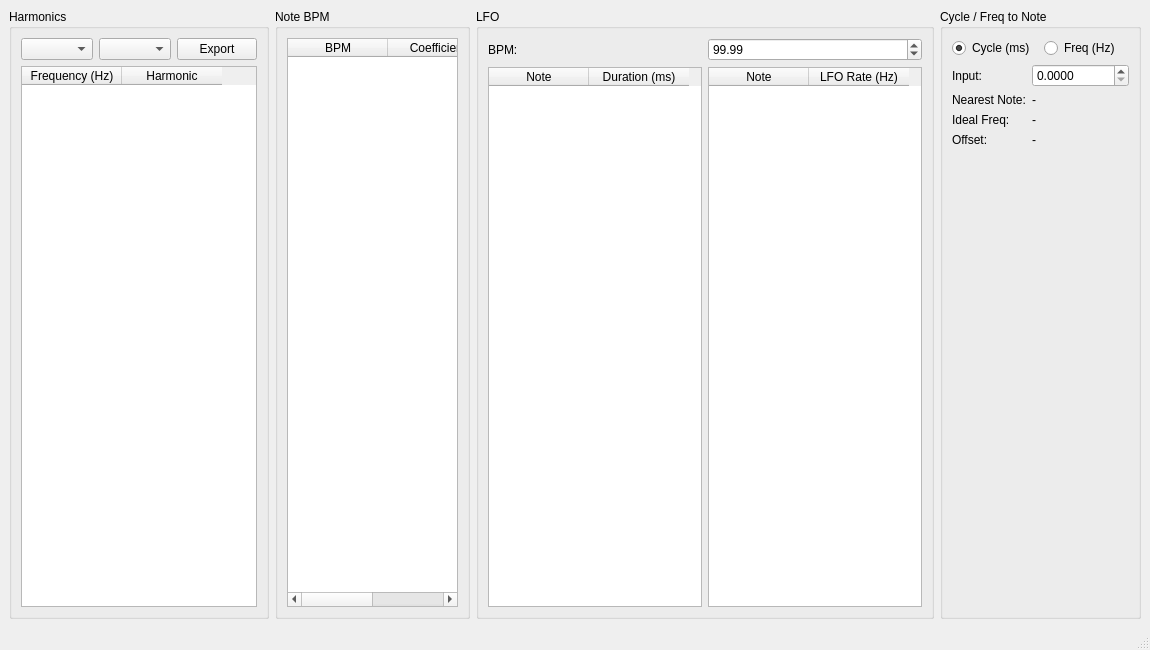
<?xml version="1.0" encoding="UTF-8"?>
<ui version="4.0">
 <class>MainWindow</class>
 <widget class="QMainWindow" name="MainWindow">
  <property name="geometry">
   <rect>
    <x>0</x>
    <y>0</y>
    <width>1150</width>
    <height>650</height>
   </rect>
  </property>
  <property name="windowTitle">
   <string>CalcFreq</string>
  </property>
  <widget class="QWidget" name="centralWidget">
   <layout class="QHBoxLayout" name="horizontalLayout">
    <item>
     <widget class="QGroupBox" name="groupHarmonics">
      <property name="title">
       <string>Harmonics</string>
      </property>
      <layout class="QVBoxLayout" name="layoutH">
       <item>
        <layout class="QHBoxLayout" name="layoutHControls">
         <item>
          <widget class="QComboBox" name="comboNote"/>
         </item>
         <item>
          <widget class="QComboBox" name="comboOctaveMode"/>
         </item>
         <item>
          <widget class="QPushButton" name="btnExport">
           <property name="text">
            <string>Export</string>
           </property>
          </widget>
         </item>
        </layout>
       </item>
       <item>
        <widget class="QTableWidget" name="tableHarmonics">
         <column>
          <property name="text">
           <string>Frequency (Hz)</string>
          </property>
         </column>
         <column>
          <property name="text">
           <string>Harmonic</string>
          </property>
         </column>
        </widget>
       </item>
      </layout>
     </widget>
    </item>
    <item>
     <widget class="QGroupBox" name="groupNoteBpm">
      <property name="title">
       <string>Note BPM</string>
      </property>
      <layout class="QVBoxLayout" name="layoutBpm">
       <item>
        <widget class="QTableWidget" name="tableNoteToBpm">
         <column>
          <property name="text">
           <string>BPM</string>
          </property>
         </column>
         <column>
          <property name="text">
           <string>Coefficient</string>
          </property>
         </column>
        </widget>
       </item>
      </layout>
     </widget>
    </item>
    <item>
     <widget class="QGroupBox" name="groupTempo">
      <property name="title">
       <string>LFO</string>
      </property>
      <layout class="QVBoxLayout" name="layoutT">
       <item>
        <layout class="QHBoxLayout" name="layoutBpmInput">
         <item>
          <widget class="QLabel" name="lblBpm">
           <property name="text">
            <string>BPM:</string>
           </property>
          </widget>
         </item>
         <item>
          <widget class="QDoubleSpinBox" name="spinBpm">
           <property name="maximum">
            <double>499.990000000000009</double>
           </property>
           <property name="value">
            <double>99.989999999999995</double>
           </property>
          </widget>
         </item>
        </layout>
       </item>
       <item>
        <layout class="QHBoxLayout" name="layoutTTables">
         <item>
          <widget class="QTableWidget" name="tableTempo">
           <column>
            <property name="text">
             <string>Note</string>
            </property>
           </column>
           <column>
            <property name="text">
             <string>Duration (ms)</string>
            </property>
           </column>
          </widget>
         </item>
         <item>
          <widget class="QTableWidget" name="tableLfo">
           <column>
            <property name="text">
             <string>Note</string>
            </property>
           </column>
           <column>
            <property name="text">
             <string>LFO Rate (Hz)</string>
            </property>
           </column>
          </widget>
         </item>
        </layout>
       </item>
      </layout>
     </widget>
    </item>
    <item>
     <widget class="QGroupBox" name="groupCycleTuner">
      <property name="title">
       <string>Cycle / Freq to Note</string>
      </property>
      <layout class="QFormLayout" name="formCycle">
       <item row="0" column="0" colspan="2">
        <layout class="QHBoxLayout" name="layoutRadio">
         <item>
          <widget class="QRadioButton" name="radioMs">
           <property name="text">
            <string>Cycle (ms)</string>
           </property>
           <property name="checked">
            <bool>true</bool>
           </property>
          </widget>
         </item>
         <item>
          <widget class="QRadioButton" name="radioHz">
           <property name="text">
            <string>Freq (Hz)</string>
           </property>
          </widget>
         </item>
        </layout>
       </item>
       <item row="1" column="0">
        <widget class="QLabel" name="lblIn">
         <property name="text">
          <string>Input:</string>
         </property>
        </widget>
       </item>
       <item row="1" column="1">
        <widget class="QDoubleSpinBox" name="spinCycleVal">
         <property name="decimals">
          <number>4</number>
         </property>
         <property name="maximum">
          <double>100000.000000000000000</double>
         </property>
         <property name="value">
          <double>0.000000000000000</double>
         </property>
        </widget>
       </item>
       <item row="2" column="0">
        <widget class="QLabel" name="lblResNoteTag">
         <property name="text">
          <string>Nearest Note:</string>
         </property>
        </widget>
       </item>
       <item row="2" column="1">
        <widget class="QLabel" name="lblResNote">
         <property name="text">
          <string>-</string>
         </property>
        </widget>
       </item>
       <item row="3" column="0">
        <widget class="QLabel" name="lblResFreqTag">
         <property name="text">
          <string>Ideal Freq:</string>
         </property>
        </widget>
       </item>
       <item row="3" column="1">
        <widget class="QLabel" name="lblResFreq">
         <property name="text">
          <string>-</string>
         </property>
        </widget>
       </item>
       <item row="4" column="0">
        <widget class="QLabel" name="lblResCentsTag">
         <property name="text">
          <string>Offset:</string>
         </property>
        </widget>
       </item>
       <item row="4" column="1">
        <widget class="QLabel" name="lblResCents">
         <property name="text">
          <string>-</string>
         </property>
        </widget>
       </item>
      </layout>
     </widget>
    </item>
   </layout>
  </widget>
  <widget class="QStatusBar" name="statusBar"/>
 </widget>
 <resources/>
 <connections/>
</ui>
